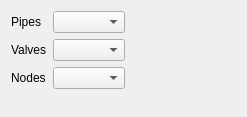
<?xml version="1.0" encoding="UTF-8"?>
<ui version="4.0">
 <class>TabSettings</class>
 <widget class="QWidget" name="TabSettings">
  <property name="geometry">
   <rect>
    <x>0</x>
    <y>0</y>
    <width>247</width>
    <height>117</height>
   </rect>
  </property>
  <property name="windowTitle">
   <string>Form</string>
  </property>
  <layout class="QGridLayout" name="gridLayout">
   <item row="0" column="1">
    <widget class="QComboBox" name="pipeLayer">
     <property name="sizeAdjustPolicy">
      <enum>QComboBox::AdjustToContents</enum>
     </property>
    </widget>
   </item>
   <item row="3" column="1">
    <spacer name="verticalSpacer">
     <property name="orientation">
      <enum>Qt::Vertical</enum>
     </property>
     <property name="sizeHint" stdset="0">
      <size>
       <width>20</width>
       <height>40</height>
      </size>
     </property>
    </spacer>
   </item>
   <item row="1" column="0">
    <widget class="QLabel" name="label_2">
     <property name="text">
      <string>Valves</string>
     </property>
    </widget>
   </item>
   <item row="1" column="1">
    <widget class="QComboBox" name="valveLayer">
     <property name="sizeAdjustPolicy">
      <enum>QComboBox::AdjustToContents</enum>
     </property>
    </widget>
   </item>
   <item row="2" column="1">
    <widget class="QComboBox" name="nodeLayer">
     <property name="sizeAdjustPolicy">
      <enum>QComboBox::AdjustToContents</enum>
     </property>
    </widget>
   </item>
   <item row="0" column="0">
    <widget class="QLabel" name="label">
     <property name="text">
      <string>Pipes</string>
     </property>
    </widget>
   </item>
   <item row="2" column="0">
    <widget class="QLabel" name="label_3">
     <property name="text">
      <string>Nodes</string>
     </property>
    </widget>
   </item>
   <item row="1" column="2">
    <spacer name="horizontalSpacer">
     <property name="orientation">
      <enum>Qt::Horizontal</enum>
     </property>
     <property name="sizeHint" stdset="0">
      <size>
       <width>40</width>
       <height>20</height>
      </size>
     </property>
    </spacer>
   </item>
  </layout>
 </widget>
 <resources/>
 <connections/>
</ui>
